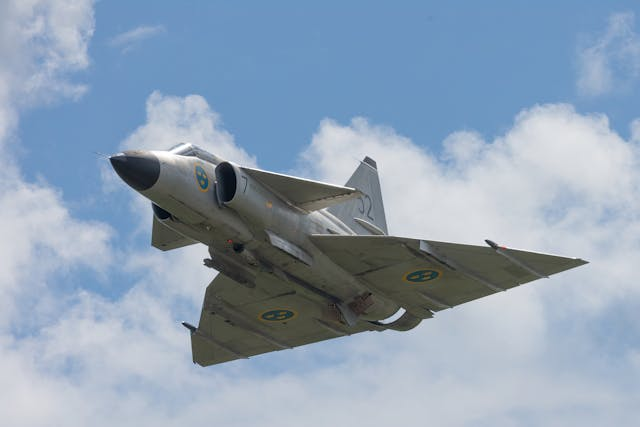
#> input picture data/pexels-saab-39.jpg, 640 x 427 px
$ jupyter execute '0 a fork of PIL.ipynb'
#> lines starting #> are read from the running program, lines starting #| are printed output that depends on the picture
<p style="font-family:ComicSansMS; font-size: 30px; color: magenta"> Python: Pillow (a fork of PIL)</p>

<p style="font-family:ComicSansMS; font-size: 20px; color: orange"> Python Imaging Library (expansion of PIL) is the de facto image processing package for Python language. It incorporates lightweight image processing tools that aids in editing, creating and saving images.</<p>

> 1. Opening an image using open():

[cell 1]
from PIL import Image


# test.png => location_of_image
img = Image.open(r"../data/pexels-saab-39.jpg")
#> img is the input picture: PIL image 640x427 RGB; mean R, G, B 143.1, 161.2, 180.8

> 2. Displaying the image using show():

[cell 2]
img.show()

> 3. Obtaining information about the opened image

> A) Getting the mode (color mode) of the image:

[cell 3]
print(img.mode)
#| RGB

> B) Getting the size of the image:

[cell 4]
print(img.size)
#| (640, 427)

> C) Getting the format of the image:

[cell 5]
print(img.format)
#| JPEG

> 4. Rotating an image using rotate():

[cell 6]
angle = 40
r_img = img.rotate(angle)
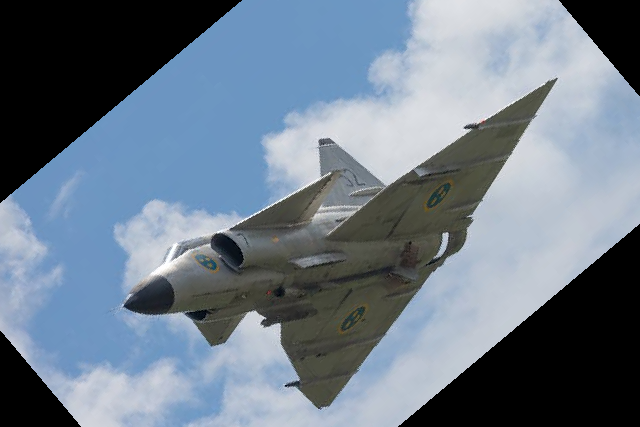
#> r_img: PIL image 640x427 RGB; mean R, G, B 109.8, 123.7, 138.1
r_img.show()

> 5. Resizing an image using resize():

[cell 7]
size = (40, 40)
img = Image.open(r"../data/pexels-saab-39.jpg")
r_img = img.resize(size)
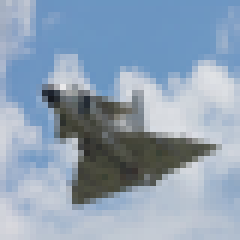
#> r_img: PIL image 40x40 RGB (shown 6 times larger); mean R, G, B 143.1, 161.2, 180.8

r_img.show()

> 6. Saving an image using save():

[cell 8]
size = (40, 40)
img = Image.open(r"../data/pexels-saab-39.jpg")
r_img = img.resize(size, resample = Image.BILINEAR)

# resized_test.png => Destination_path
r_img.save("resized_test.png")

# Opening the new image
img = Image.open(r"resized_test.png")
print(img.size)
#| (40, 40)

$ run again, with data/pexels-saab-340.jpg copied over data/pexels-saab-39.jpg
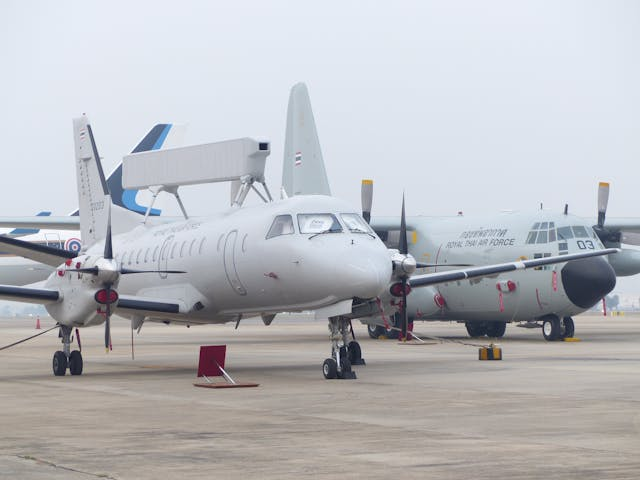
#> input picture data/pexels-saab-340.jpg, 640 x 480 px
#> img is the input picture: PIL image 640x480 RGB; mean R, G, B 184.5, 185.9, 190.4
#| RGB
#| (640, 480)
#| JPEG
#> `r_img = img.rotate(angle)`:
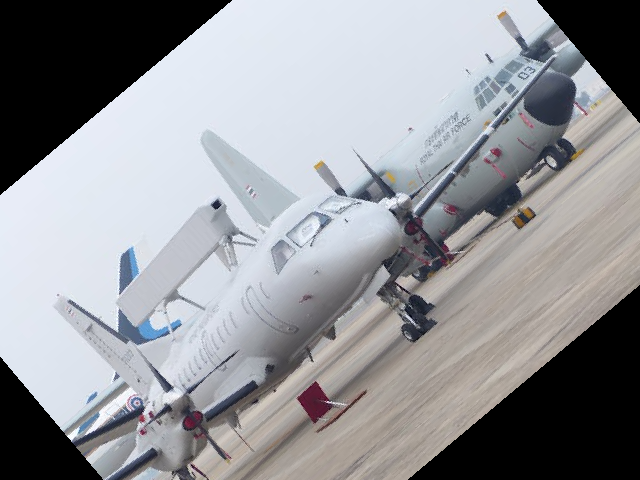
#> r_img: PIL image 640x480 RGB; mean R, G, B 147.4, 148.8, 153
#> `r_img = img.resize(size)`:
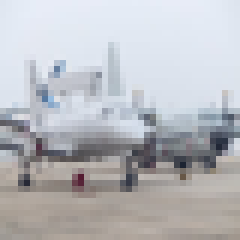
#> r_img: PIL image 40x40 RGB (shown 6 times larger); mean R, G, B 184.5, 185.9, 190.4
#| (40, 40)
